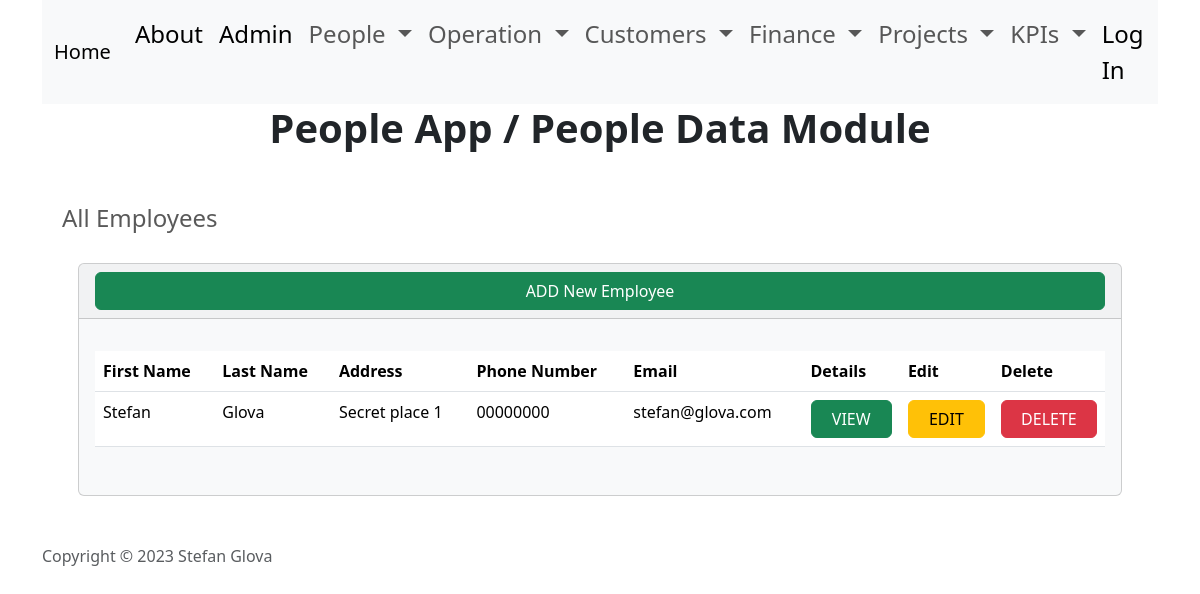
The page /applications/people/ on the database as committed earlier.
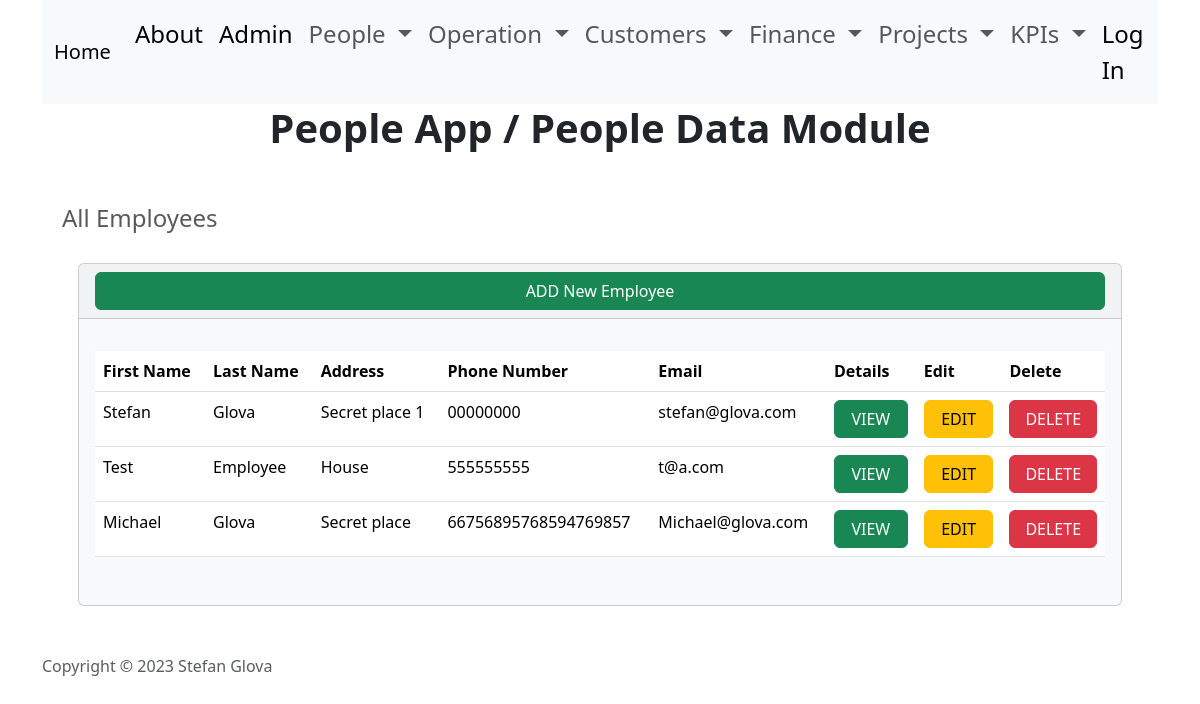
The same page on the database as committed later.
### applications/people/people_data/models.py (models this page shows)
class Employee(models.Model):
    id = models.AutoField(primary_key=True)
    first_name = models.CharField(max_length=50)
    last_name = models.CharField(max_length=50)
    address = models.CharField(max_length=250)
    phone = models.CharField(max_length=20, unique=True)
    email = models.EmailField(max_length=100, unique=True)
    emergency_contact = models.CharField(max_length=250)
    employment_start_date = models.DateField()
    employment_end_date = models.DateField(null=True)
    def __str__(self):
        return f"Employee: {self.first_name} {self.last_name}"

### applications/people/people_data/views.py (the view)
# urls.py: path('', views.people_data_home, name='people_data_home'),
def people_data_home(request):
    return render(request, 'people_data/home.html', {
        'employees': Employee.objects.all()
    })

### applications/people/people_data/templates/people_data/home.html (shortened to what this page needs)
{% extends "people_data/base.html" %} {% load static %} {% block body %}
<div class="row">
    <div class="col-12">
        {% if employees %}
            <div class="card bg-light ms-4 me-4 mb-4">
                <div class="card-header">
                    <a class="btn btn-success me-1" href="{% url 'add' %}">
                        ADD New Employee
                    </a>
                </div>
                <div class="card-body">
                    <p class="card-text">
                        <div class="table-responsive">
                            <table class="table table-hover">
                                <thead>
                                <tr>
                                    <th scope="col">First Name</th>
                                    <th scope="col">Last Name</th>
                                    <th scope="col">Address</th>
                                    <th scope="col">Phone Number</th>
                                    <th scope="col">Email</th>
                                    <th scope="col">Details</th>
                                    <th scope="col">Edit</th>
                                    <th scope="col">Delete</th>
                                </tr>
                                </thead>
                                <tbody>
                                    {% for employee in employees  %}
                                        <tr>
                                            <td>{{ employee.first_name }}</td>
                                            <td>{{ employee.last_name }}</td>
                                            <td>{{ employee.address }}</td>
                                            <td>{{ employee.phone }}</td>
                                            <td>{{ employee.email }}</td>
                                            <td>
                                                <button type="button" class="btn btn-success me-1" href="{% url 'view_employee' employee.id %}"
                                                    data-bs-toggle="modal" data-bs-target="#myModal{{ employee.id }}">
                                                    VIEW
                                                </button>
                                            </td>
                                            <td>
                                                <a class="btn btn-warning me-1" href="{% url 'edit' employee.id %}">
                                                    EDIT
                                                </a>
                                            </td>
                                            <td>
                                                <button type="button" class="btn btn-danger" data-bs-toggle="modal" data-bs-target="#delete{{ employee.id }}">
                                                    DELETE
                                                </button>
                                            </td>
                                        </tr>
                                    {% endfor %}
                                </tbody>
                            </table>
                        </div>
                    </p>
                </div>
            </div>
        {% else %}
            <h5 class="alert alert-primary ms-4 me-4">No Employee Records</h5>
        {% endif %}
    </div>
</div>
{% endblock body %}

Rows that differ between the two databases and show on the page:
added Employee: first_name "Test", last_name "Employee", address "House", phone "555555555", email "t@a.com"
added Employee: first_name "Michael", last_name "Glova", address "Secret place", phone "66756895768594769857", email "Michael@glova.com"
